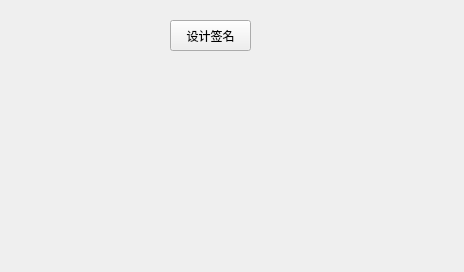
<?xml version="1.0" encoding="UTF-8"?>
<ui version="4.0">
 <class>Form</class>
 <widget class="QWidget" name="Form">
  <property name="geometry">
   <rect>
    <x>0</x>
    <y>0</y>
    <width>464</width>
    <height>272</height>
   </rect>
  </property>
  <property name="windowTitle">
   <string>Form</string>
  </property>
  <widget class="QPushButton" name="pushButton">
   <property name="geometry">
    <rect>
     <x>170</x>
     <y>20</y>
     <width>81</width>
     <height>31</height>
    </rect>
   </property>
   <property name="text">
    <string>设计签名</string>
   </property>
  </widget>
  <widget class="QLabel" name="label">
   <property name="geometry">
    <rect>
     <x>50</x>
     <y>80</y>
     <width>381</width>
     <height>151</height>
    </rect>
   </property>
   <property name="text">
    <string/>
   </property>
  </widget>
 </widget>
 <resources/>
 <connections/>
</ui>
